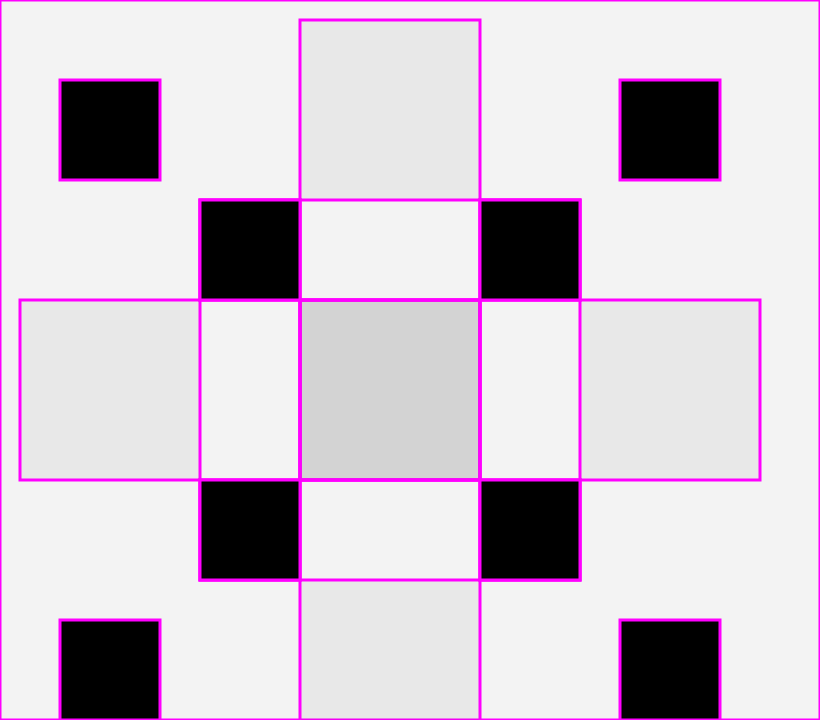
Frame 1 (no input)
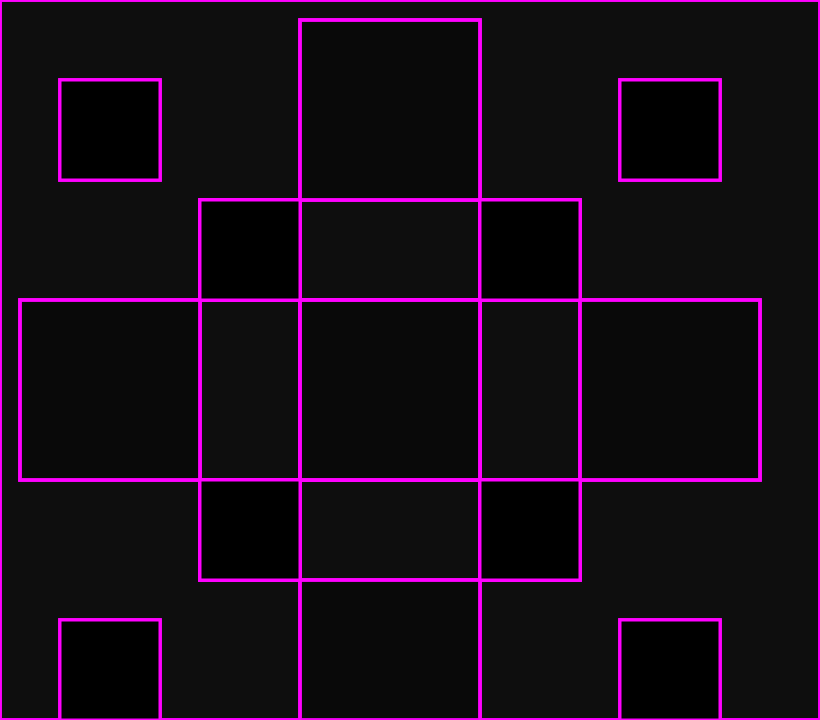
Frame 60 (no input)
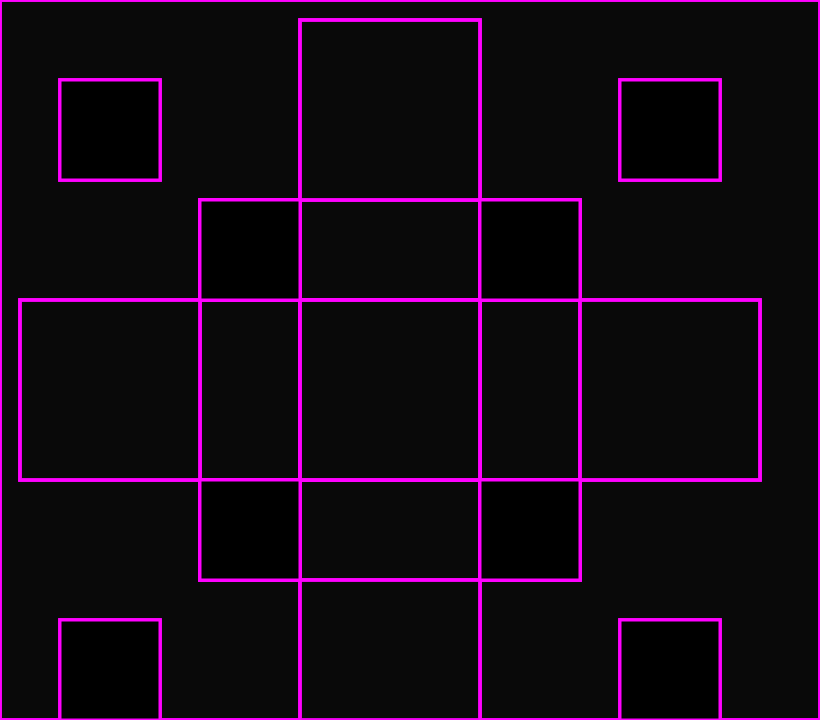
Frame 120 (the mouse pressed at the canvas centre since frame 60)

The p5.js sketch that drew these frames (run headless with seeded random() and noise() and a simulated clock; from frame 60 on, the mouse is pressed at the canvas centre):

// p5.js sketch
// ── sketch.js
let x=0.05
let y=0.05
function setup() {
  createCanvas(820, 720);

 
  
}

function draw() {
  //stroke
  stroke(500,0,900)
  strokeWeight(3);
  //color
  //outline
  fill(10,12);
  rect(0, 0, width, height);
  fill(70);

fill(0,12);
   //rectangles 
  rect(580,300,180,180)
 rect(300,300,180,180)
  fill(0,12);
 rect(20,300,180,180)
fill(90,0)
 rect(300,300,180,180)
 fill(0,12);
  rect(300,580,180,180)
 rect(300,300,180,180)
   fill(0,12);
   rect(300,20,180,180)
  rect(300,300,180,180)
 
 //minirectangles
   rect(200, 480, 100,100)
rect(480, 200, 100,100);  
  rect(200, 200, 100,100); 
  rect(480, 480, 100,100);
  fill(0)
  rect(200, 480, 100,100);  
  rect(480, 200, 100,100);  
  rect(200, 200, 100,100); 
  rect(480, 480, 100,100);  rect(200, 480, 100,100);  
  rect(480, 200, 100,100);  
  rect(200, 200, 100,100); 
  rect(480, 480, 100,100);
 rect(60,80, 100,100);
 rect(620,80, 100,100);
  rect(620,620,100,100);
 rect(60, 620,100,100);
  
  //ellipses?to create a depth
  

 
}
